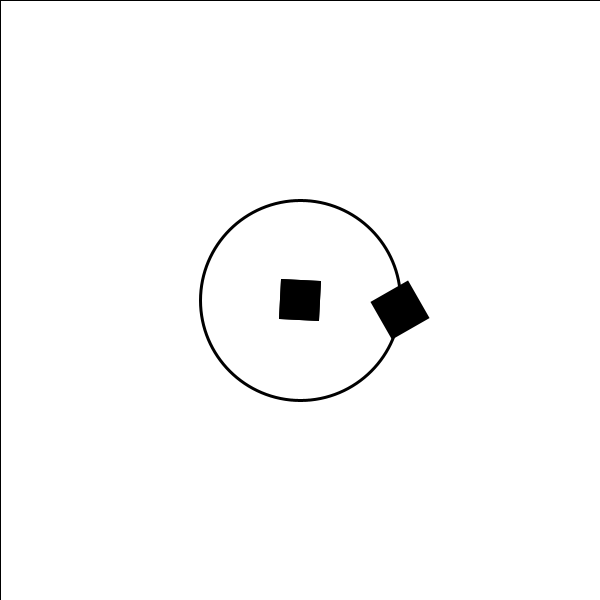
Frame 1 (no input)
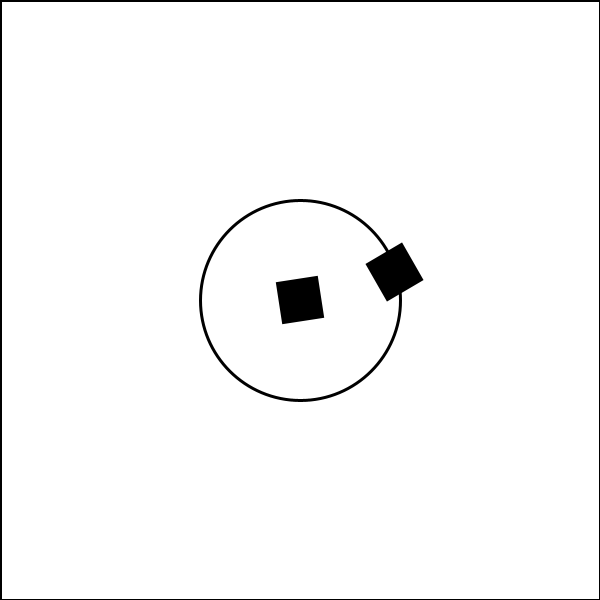
Frame 60 (the mouse pressed at the canvas centre just before this capture)
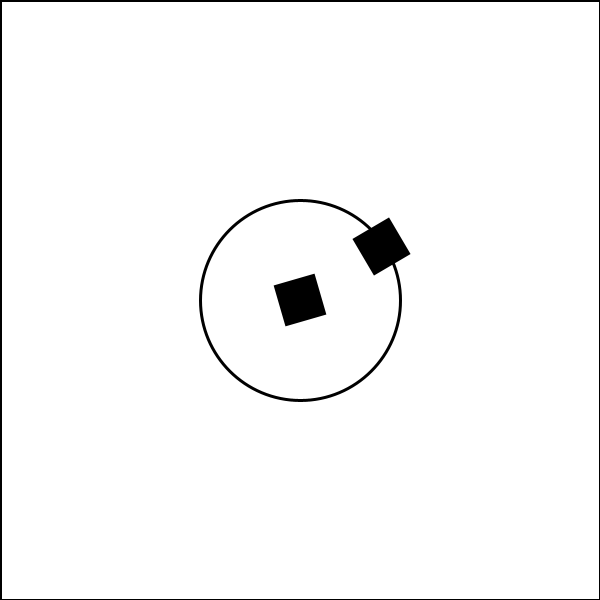
Frame 120 (the mouse held since frame 60 and released just before this capture)

The Processing sketch that drew these frames (run headless with seeded random() and noise(); from frame 60 on, the mouse is pressed at the canvas centre):

// Processing sketch: sketch_aug26a
// ── sketch_aug26a.pde
float angle1=0.0,angle2=0.0,angle3=PI/6;
void setup(){
  size(600,600);
  frameRate(10);
  }
  
  void draw(){
    fill(255);
    rect(0,0,600,600);
    smooth();
    translate(300,300);
    stroke(0);
    fill(0);
    rotate(angle2+=0.05);
    rect(-20,-20,40,40);
    rotate(-angle2);
    strokeWeight(3);
    noFill();
    ellipse(0,0,200,200);
    
    if(frameRate%10==0){
     
    translate(100*cos(angle1+=0.05),100*sin(angle1+=0.05));
    rotate(angle3);
    fill(0);
    rect(-20,-20,40,40);
     rotate(-angle3);
  }
  
  else{
    translate(100*cos(angle1+=0.05),100*sin(angle1+=0.05));
    rotate(-angle3);
    fill(0);
    rect(-20,-20,40,40);
     rotate(angle3);}
  }
